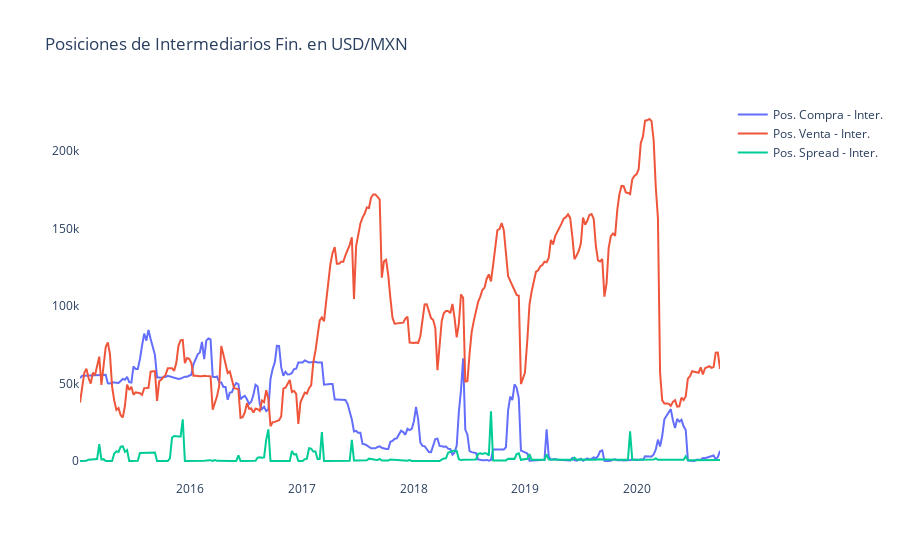

Source (notebook cell):
### Markdown cell above
### 1) POSICION DEL INTERMEDIARIO (DEALER)

### Code cell
##VAMOS A VER LOS DATOS GRAFICADOS
pos_dealer = DealerPosition('MEXICAN PESO - CHICAGO MERCANTILE EXCHANGE', 2020, 2015, 2020)

xpoints, ypoints = pos_dealer.index, pos_dealer['Dealer_Positions_Long_All']
trace0 = go.Scatter(x = xpoints, y = ypoints, name="Pos. Compra - Inter.")
xpoints, ypoints = pos_dealer.index, pos_dealer['Dealer_Positions_Short_All']
trace1 = go.Scatter(x = xpoints, y = ypoints, name="Pos. Venta - Inter.")
xpoints, ypoints = pos_dealer.index, pos_dealer['Dealer_Positions_Spread_All']
trace2 = go.Scatter(x = xpoints, y = ypoints, name="Pos. Spread - Inter.")
data = [trace0, trace1, trace2]
layout = go.Layout(title="Posiciones de Intermediarios Fin. en USD/MXN", paper_bgcolor='white', plot_bgcolor='white')
plotly.offline.iplot({ "data": data,"layout": layout})

### Figure 1 — Plotly figure (JSON) as saved in the notebook; plotly's stock layout.template omitted (floating-point values rounded to 4 significant figures; data arrays with more than 128 entries replaced by an {"elided": "..."} marker saying what was removed)
{"data": [{"name": "Pos. Compra - Inter.", "type": "scatter", "x": {"elided": "300 str values"}, "y": {"elided": "300 int values"}}, {"name": "Pos. Venta - Inter.", "type": "scatter", "x": {"elided": "300 str values"}, "y": {"elided": "300 int values"}}, {"name": "Pos. Spread - Inter.", "type": "scatter", "x": {"elided": "300 str values"}, "y": {"elided": "300 int values"}}], "layout": {"paper_bgcolor": "white", "plot_bgcolor": "white", "title": {"text": "Posiciones de Intermediarios Fin. en USD/MXN"}}}
